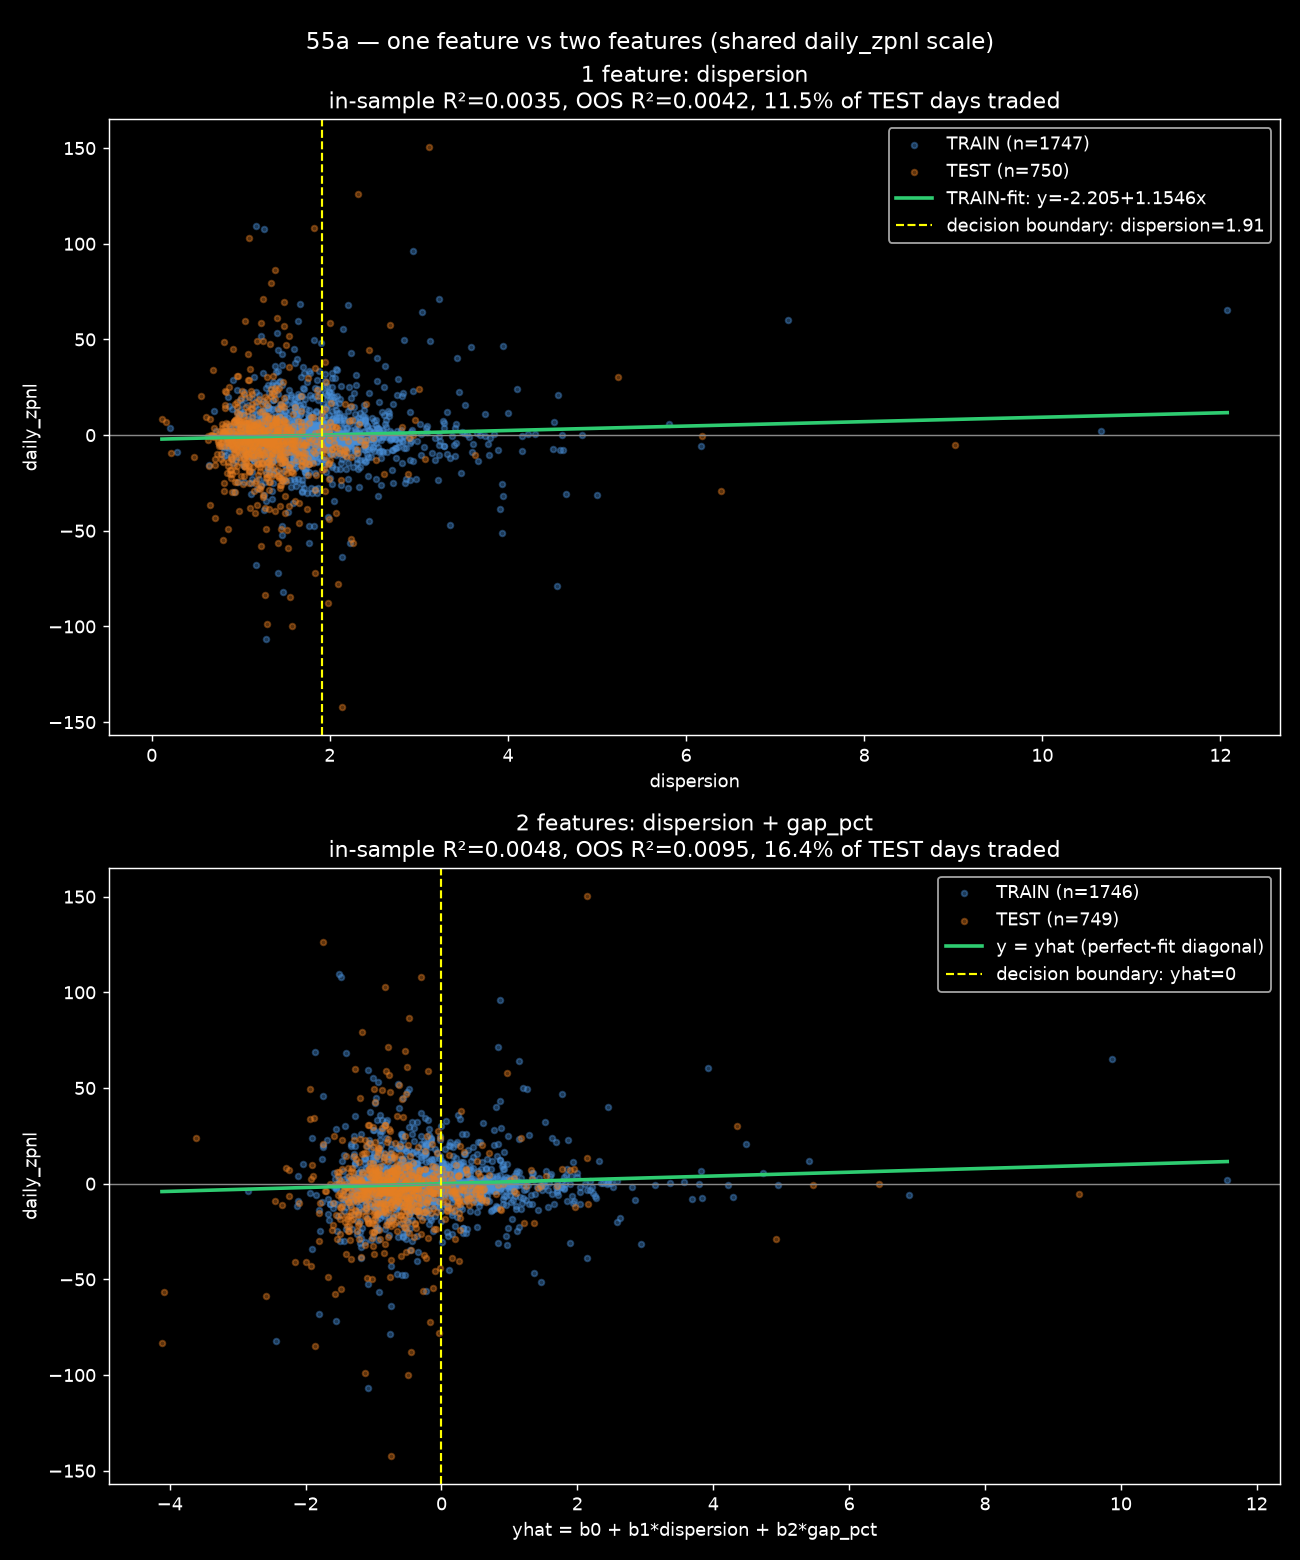

Reproduce this figure in Python.
"""
55a comparison chart — Section 7 (one feature) stacked above Section 8A (two features),
same data, same chronological 70/30 split, same TRAIN-only OLS fits as 55a_build.py.
Shared y-axis (daily_zpnl) so the two clouds are directly comparable. Each panel marks
its decision boundary (top: dispersion = -b0/b1, bottom: yhat = 0).

Standalone visual; does not modify 55a_single_feature_ols.ipynb or 55a_two_feature_static.png.
"""
import numpy as np
import pandas as pd
import matplotlib.pyplot as plt

plt.style.use('dark_background')

trades = pd.read_csv('54c_trade_log_with_features.csv', parse_dates=['signal_dt'])
trades['date'] = trades['signal_dt'].dt.date


def split(df):
    i = int(len(df) * 0.70)
    return df.iloc[:i], df.iloc[i:]


def oos_r2(y_te, yhat_te, y_tr):
    return 1 - np.sum((y_te - yhat_te) ** 2) / np.sum((y_te - y_tr.mean()) ** 2)


# ── One feature (Section 7) ───────────────────────────────────────────────────
d1 = (trades.groupby('date')
      .agg(daily_zpnl=('zpnl', 'sum'), dispersion=('dispersion', 'first'))
      .reset_index().dropna().sort_values('date').reset_index(drop=True))
tr1, te1 = split(d1)
x_tr, y_tr = tr1['dispersion'].values, tr1['daily_zpnl'].values
x_te, y_te = te1['dispersion'].values, te1['daily_zpnl'].values
b1 = np.sum((x_tr - x_tr.mean()) * (y_tr - y_tr.mean())) / np.sum((x_tr - x_tr.mean()) ** 2)
b0 = y_tr.mean() - b1 * x_tr.mean()
yhat_tr1, yhat_te1 = b0 + b1 * x_tr, b0 + b1 * x_te
r2_in1 = 1 - np.sum((y_tr - yhat_tr1) ** 2) / np.sum((y_tr - y_tr.mean()) ** 2)
r2_oos1 = oos_r2(y_te, yhat_te1, y_tr)
pct1 = (yhat_te1 > 0).mean()
crossing = -b0 / b1

# ── Two features (Section 8A) ─────────────────────────────────────────────────
d2 = (trades.groupby('date')
      .agg(daily_zpnl=('zpnl', 'sum'), dispersion=('dispersion', 'first'), gap_pct=('gap_pct', 'first'))
      .reset_index().dropna().sort_values('date').reset_index(drop=True))
tr2, te2 = split(d2)
A_tr = np.column_stack([np.ones(len(tr2)), tr2[['dispersion', 'gap_pct']].values])
A_te = np.column_stack([np.ones(len(te2)), te2[['dispersion', 'gap_pct']].values])
y_tr2, y_te2 = tr2['daily_zpnl'].values, te2['daily_zpnl'].values
coefs, *_ = np.linalg.lstsq(A_tr, y_tr2, rcond=None)
yhat_tr2, yhat_te2 = A_tr @ coefs, A_te @ coefs
r2_in2 = 1 - np.sum((y_tr2 - yhat_tr2) ** 2) / np.sum((y_tr2 - y_tr2.mean()) ** 2)
r2_oos2 = oos_r2(y_te2, yhat_te2, y_tr2)
pct2 = (yhat_te2 > 0).mean()

# ── Figure: stacked, shared y-axis ────────────────────────────────────────────
fig, (ax1, ax2) = plt.subplots(2, 1, figsize=(10, 12), sharey=True)
BLUE, ORANGE, GREEN, GREY = '#4a90d9', '#e67e22', '#2ecc71', '#888'

ax1.scatter(x_tr, y_tr, s=10, alpha=0.4, color=BLUE, label=f'TRAIN (n={len(tr1)})')
ax1.scatter(x_te, y_te, s=10, alpha=0.4, color=ORANGE, label=f'TEST (n={len(te1)})')
xl = np.linspace(d1['dispersion'].min(), d1['dispersion'].max(), 100)
ax1.plot(xl, b0 + b1 * xl, color=GREEN, linewidth=2, label=f'TRAIN-fit: y={b0:.3f}+{b1:.4f}x')
ax1.axhline(0, color=GREY, linewidth=0.8)
ax1.axvline(crossing, color='yellow', linewidth=1.2, linestyle='--',
            label=f'decision boundary: dispersion={crossing:.2f}')
ax1.set_xlabel('dispersion'); ax1.set_ylabel('daily_zpnl')
ax1.set_title(f'1 feature: dispersion\nin-sample R²={r2_in1:.4f}, OOS R²={r2_oos1:.4f}, '
              f'{pct1:.1%} of TEST days traded')
ax1.legend(loc='upper right')

ax2.scatter(yhat_tr2, y_tr2, s=10, alpha=0.4, color=BLUE, label=f'TRAIN (n={len(tr2)})')
ax2.scatter(yhat_te2, y_te2, s=10, alpha=0.4, color=ORANGE, label=f'TEST (n={len(te2)})')
yl = np.linspace(min(yhat_tr2.min(), yhat_te2.min()), max(yhat_tr2.max(), yhat_te2.max()), 100)
ax2.plot(yl, yl, color=GREEN, linewidth=2, label='y = yhat (perfect-fit diagonal)')
ax2.axhline(0, color=GREY, linewidth=0.8)
ax2.axvline(0, color='yellow', linewidth=1.2, linestyle='--', label='decision boundary: yhat=0')
ax2.set_xlabel('yhat = b0 + b1*dispersion + b2*gap_pct'); ax2.set_ylabel('daily_zpnl')
ax2.set_title(f'2 features: dispersion + gap_pct\nin-sample R²={r2_in2:.4f}, OOS R²={r2_oos2:.4f}, '
              f'{pct2:.1%} of TEST days traded')
ax2.legend(loc='upper right')

fig.suptitle('55a — one feature vs two features (shared daily_zpnl scale)', fontsize=13)
plt.tight_layout()
plt.savefig('55a_one_vs_two_feature_comparison.png', dpi=130)
print(f'1-feat: b0={b0:.4f} b1={b1:.4f} crossing={crossing:.3f} R2in={r2_in1:.4f} R2oos={r2_oos1:.4f} traded={pct1:.1%}')
print(f'2-feat: b={np.round(coefs, 4)} R2in={r2_in2:.4f} R2oos={r2_oos2:.4f} traded={pct2:.1%}')
print('Saved: 55a_one_vs_two_feature_comparison.png')
